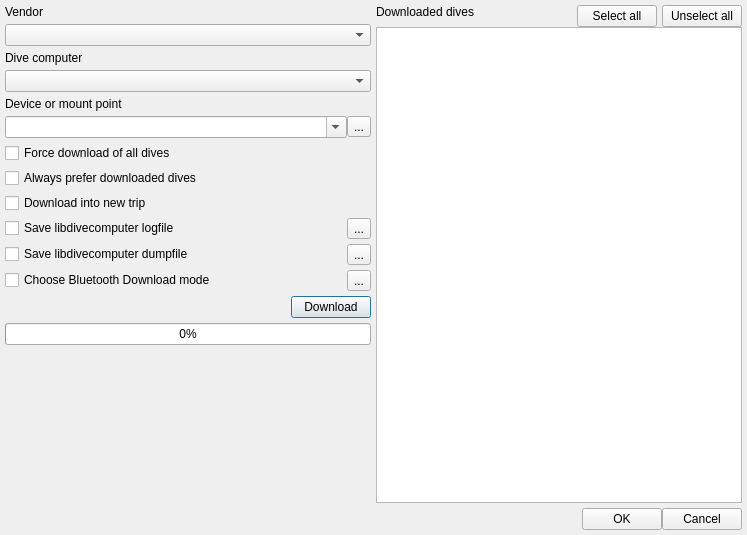
<?xml version="1.0" encoding="UTF-8"?>
<ui version="4.0">
 <class>DownloadFromDiveComputer</class>
 <widget class="QDialog" name="DownloadFromDiveComputer">
  <property name="geometry">
   <rect>
    <x>0</x>
    <y>0</y>
    <width>747</width>
    <height>535</height>
   </rect>
  </property>
  <property name="windowTitle">
   <string>Download from dive computer</string>
  </property>
  <property name="windowIcon">
   <iconset>
    <normalon>:/subsurface-icon</normalon>
   </iconset>
  </property>
  <layout class="QVBoxLayout" name="verticalLayout_3">
   <property name="spacing">
    <number>5</number>
   </property>
   <property name="leftMargin">
    <number>5</number>
   </property>
   <property name="topMargin">
    <number>5</number>
   </property>
   <property name="rightMargin">
    <number>5</number>
   </property>
   <property name="bottomMargin">
    <number>5</number>
   </property>
   <item>
    <layout class="QHBoxLayout" name="horizontalLayout">
     <item>
      <layout class="QVBoxLayout" name="verticalLayout_2">
       <item>
        <layout class="QGridLayout" name="choicesLayout">
         <property name="horizontalSpacing">
          <number>0</number>
         </property>
         <property name="verticalSpacing">
          <number>5</number>
         </property>
         <item row="0" column="0" colspan="2">
          <widget class="QLabel" name="label">
           <property name="text">
            <string>Vendor</string>
           </property>
          </widget>
         </item>
         <item row="9" column="1">
          <widget class="QToolButton" name="chooseLogFile">
           <property name="text">
            <string>...</string>
           </property>
          </widget>
         </item>
         <item row="8" column="0">
          <widget class="QCheckBox" name="createNewTrip">
           <property name="text">
            <string>Download into new trip</string>
           </property>
          </widget>
         </item>
         <item row="7" column="0">
          <widget class="QCheckBox" name="preferDownloaded">
           <property name="text">
            <string>Always prefer downloaded dives</string>
           </property>
          </widget>
         </item>
         <item row="5" column="1">
          <widget class="QToolButton" name="search">
           <property name="text">
            <string>...</string>
           </property>
          </widget>
         </item>
         <item row="11" column="0">
          <widget class="QCheckBox" name="bluetoothMode">
           <property name="text">
            <string>Choose Bluetooth Download mode</string>
           </property>
          </widget>
         </item>
         <item row="2" column="0" colspan="2">
          <widget class="QLabel" name="label_2">
           <property name="text">
            <string>Dive computer</string>
           </property>
          </widget>
         </item>
         <item row="4" column="0">
          <widget class="QLabel" name="label_3">
           <property name="text">
            <string>Device or mount point</string>
           </property>
          </widget>
         </item>
         <item row="5" column="0">
          <widget class="QComboBox" name="device">
           <property name="editable">
            <bool>true</bool>
           </property>
          </widget>
         </item>
         <item row="1" column="0" colspan="2">
          <widget class="QComboBox" name="vendor"/>
         </item>
         <item row="3" column="0" colspan="2">
          <widget class="QComboBox" name="product"/>
         </item>
         <item row="9" column="0">
          <widget class="QCheckBox" name="logToFile">
           <property name="text">
            <string>Save libdivecomputer logfile</string>
           </property>
          </widget>
         </item>
         <item row="6" column="0">
          <widget class="QCheckBox" name="forceDownload">
           <property name="text">
            <string>Force download of all dives</string>
           </property>
          </widget>
         </item>
         <item row="10" column="0">
          <widget class="QCheckBox" name="dumpToFile">
           <property name="text">
            <string>Save libdivecomputer dumpfile</string>
           </property>
          </widget>
         </item>
         <item row="10" column="1">
          <widget class="QToolButton" name="chooseDumpFile">
           <property name="text">
            <string>...</string>
           </property>
          </widget>
         </item>
         <item row="11" column="1">
          <widget class="QToolButton" name="chooseBluetoothDevice">
           <property name="toolTip">
            <string>Select a remote Bluetooth device.</string>
           </property>
           <property name="text">
            <string>...</string>
           </property>
          </widget>
         </item>
        </layout>
       </item>
       <item>
        <layout class="QHBoxLayout" name="downloadCancelRetryLayout">
         <property name="spacing">
          <number>0</number>
         </property>
         <item>
          <spacer name="horizontalSpacer_2">
           <property name="orientation">
            <enum>Qt::Horizontal</enum>
           </property>
           <property name="sizeHint" stdset="0">
            <size>
             <width>40</width>
             <height>20</height>
            </size>
           </property>
          </spacer>
         </item>
         <item>
          <widget class="QPushButton" name="downloadCancelRetryButton">
           <property name="text">
            <string>Download</string>
           </property>
          </widget>
         </item>
        </layout>
       </item>
       <item>
        <widget class="QProgressBar" name="progressBar">
         <property name="value">
          <number>0</number>
         </property>
        </widget>
       </item>
       <item>
        <spacer name="aboveOKCancelSpacer">
         <property name="orientation">
          <enum>Qt::Vertical</enum>
         </property>
         <property name="sizeHint" stdset="0">
          <size>
           <width>20</width>
           <height>40</height>
          </size>
         </property>
        </spacer>
       </item>
      </layout>
     </item>
     <item>
      <layout class="QVBoxLayout" name="verticalLayout">
       <property name="spacing">
        <number>0</number>
       </property>
       <item>
        <layout class="QHBoxLayout" name="labelSelectAllNoneLayout">
         <property name="spacing">
          <number>5</number>
         </property>
         <item>
          <widget class="QLabel" name="downloadedDivesLabel">
           <property name="sizePolicy">
            <sizepolicy hsizetype="Preferred" vsizetype="Preferred">
             <horstretch>1</horstretch>
             <verstretch>0</verstretch>
            </sizepolicy>
           </property>
           <property name="text">
            <string>Downloaded dives</string>
           </property>
           <property name="alignment">
            <set>Qt::AlignLeading|Qt::AlignLeft|Qt::AlignTop</set>
           </property>
          </widget>
         </item>
         <item>
          <widget class="QPushButton" name="selectAllButton">
           <property name="text">
            <string>Select all</string>
           </property>
          </widget>
         </item>
         <item>
          <widget class="QPushButton" name="unselectAllButton">
           <property name="text">
            <string>Unselect all</string>
           </property>
          </widget>
         </item>
        </layout>
       </item>
       <item>
        <widget class="QTableView" name="downloadedView">
         <property name="sizePolicy">
          <sizepolicy hsizetype="MinimumExpanding" vsizetype="MinimumExpanding">
           <horstretch>1</horstretch>
           <verstretch>0</verstretch>
          </sizepolicy>
         </property>
        </widget>
       </item>
      </layout>
     </item>
    </layout>
   </item>
   <item>
    <layout class="QHBoxLayout" name="buttonBoxLayout">
     <property name="spacing">
      <number>0</number>
     </property>
     <item>
      <spacer name="horizontalSpacer">
       <property name="orientation">
        <enum>Qt::Horizontal</enum>
       </property>
       <property name="sizeHint" stdset="0">
        <size>
         <width>40</width>
         <height>20</height>
        </size>
       </property>
      </spacer>
     </item>
     <item>
      <widget class="QPushButton" name="ok">
       <property name="text">
        <string>OK</string>
       </property>
      </widget>
     </item>
     <item>
      <widget class="QPushButton" name="cancel">
       <property name="text">
        <string>Cancel</string>
       </property>
      </widget>
     </item>
    </layout>
   </item>
  </layout>
 </widget>
 <resources/>
 <connections/>
</ui>
